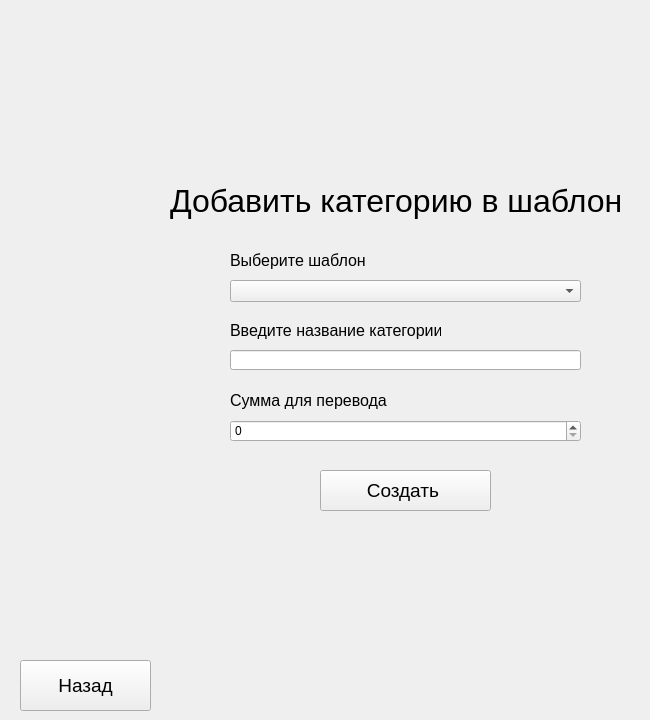
   <widget class="QWidget" name="addPage">
    <widget class="QComboBox" name="comboBox_7">
     <property name="geometry">
      <rect>
       <x>230</x>
       <y>280</y>
       <width>351</width>
       <height>22</height>
      </rect>
     </property>
    </widget>
    <widget class="QPushButton" name="pushButton_23">
     <property name="geometry">
      <rect>
       <x>20</x>
       <y>660</y>
       <width>131</width>
       <height>51</height>
      </rect>
     </property>
     <property name="font">
      <font>
       <pointsize>14</pointsize>
      </font>
     </property>
     <property name="text">
      <string>Назад</string>
     </property>
    </widget>
    <widget class="QLabel" name="label_29">
     <property name="geometry">
      <rect>
       <x>170</x>
       <y>170</y>
       <width>471</width>
       <height>61</height>
      </rect>
     </property>
     <property name="font">
      <font>
       <pointsize>24</pointsize>
      </font>
     </property>
     <property name="text">
      <string>Добавить категорию в шаблон</string>
     </property>
    </widget>
    <widget class="QLabel" name="label_30">
     <property name="geometry">
      <rect>
       <x>230</x>
       <y>250</y>
       <width>151</width>
       <height>21</height>
      </rect>
     </property>
     <property name="font">
      <font>
       <pointsize>12</pointsize>
      </font>
     </property>
     <property name="text">
      <string>Выберите шаблон</string>
     </property>
    </widget>
    <widget class="QLabel" name="label_31">
     <property name="geometry">
      <rect>
       <x>230</x>
       <y>320</y>
       <width>211</width>
       <height>21</height>
      </rect>
     </property>
     <property name="font">
      <font>
       <pointsize>12</pointsize>
      </font>
     </property>
     <property name="text">
      <string>Введите название категории</string>
     </property>
    </widget>
    <widget class="QLabel" name="label_32">
     <property name="geometry">
      <rect>
       <x>230</x>
       <y>390</y>
       <width>161</width>
       <height>21</height>
      </rect>
     </property>
     <property name="font">
      <font>
       <pointsize>12</pointsize>
      </font>
     </property>
     <property name="text">
      <string>Сумма для перевода</string>
     </property>
    </widget>
    <widget class="QLineEdit" name="lineEdit_5">
     <property name="geometry">
      <rect>
       <x>230</x>
       <y>350</y>
       <width>351</width>
       <height>20</height>
      </rect>
     </property>
    </widget>
    <widget class="QSpinBox" name="spinBox_4">
     <property name="geometry">
      <rect>
       <x>230</x>
       <y>420</y>
       <width>351</width>
       <height>22</height>
      </rect>
     </property>
     <property name="maximum">
      <number>1000000000</number>
     </property>
    </widget>
    <widget class="QPushButton" name="pushButton_24">
     <property name="geometry">
      <rect>
       <x>320</x>
       <y>470</y>
       <width>171</width>
       <height>41</height>
      </rect>
     </property>
     <property name="font">
      <font>
       <pointsize>14</pointsize>
      </font>
     </property>
     <property name="text">
      <string>Создать </string>
     </property>
    </widget>
   </widget>
